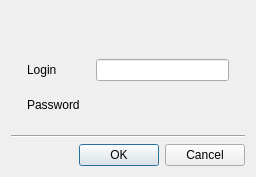
<?xml version="1.0" encoding="UTF-8"?>
<ui version="4.0">
 <class>PasswordDialog</class>
 <widget class="QDialog" name="PasswordDialog">
  <property name="geometry">
   <rect>
    <x>0</x>
    <y>0</y>
    <width>256</width>
    <height>177</height>
   </rect>
  </property>
  <property name="windowTitle">
   <string>Authentication</string>
  </property>
  <property name="modal">
   <bool>true</bool>
  </property>
  <layout class="QVBoxLayout" name="verticalLayout">
   <property name="sizeConstraint">
    <enum>QLayout::SetDefaultConstraint</enum>
   </property>
   <item>
    <layout class="QGridLayout" name="gridLayout">
     <property name="leftMargin">
      <number>16</number>
     </property>
     <property name="topMargin">
      <number>16</number>
     </property>
     <property name="rightMargin">
      <number>16</number>
     </property>
     <property name="bottomMargin">
      <number>16</number>
     </property>
     <property name="spacing">
      <number>16</number>
     </property>
     <item row="0" column="0" colspan="2">
      <widget class="QLabel" name="captionLabel">
       <property name="text">
        <string/>
       </property>
      </widget>
     </item>
     <item row="1" column="0">
      <widget class="QLabel" name="usernameLabel">
       <property name="text">
        <string>Login</string>
       </property>
      </widget>
     </item>
     <item row="1" column="1">
      <widget class="QLineEdit" name="usernameLineEdit"/>
     </item>
     <item row="2" column="0">
      <widget class="QLabel" name="passwordLabel">
       <property name="text">
        <string>Password</string>
       </property>
      </widget>
     </item>
     <item row="2" column="1">
      <widget class="nx::vms::client::desktop::InputField" name="passwordLineEdit" native="true"/>
     </item>
    </layout>
   </item>
   <item>
    <widget class="Line" name="line">
     <property name="orientation">
      <enum>Qt::Horizontal</enum>
     </property>
    </widget>
   </item>
   <item>
    <widget class="QDialogButtonBox" name="buttonBox">
     <property name="orientation">
      <enum>Qt::Horizontal</enum>
     </property>
     <property name="standardButtons">
      <set>QDialogButtonBox::Cancel|QDialogButtonBox::Ok</set>
     </property>
    </widget>
   </item>
  </layout>
 </widget>
 <customwidgets>
  <customwidget>
   <class>nx::vms::client::desktop::InputField</class>
   <extends>QWidget</extends>
   <header location="global">nx/vms/client/desktop/common/widgets/input_field.h</header>
   <container>1</container>
  </customwidget>
 </customwidgets>
 <resources/>
 <connections/>
</ui>
